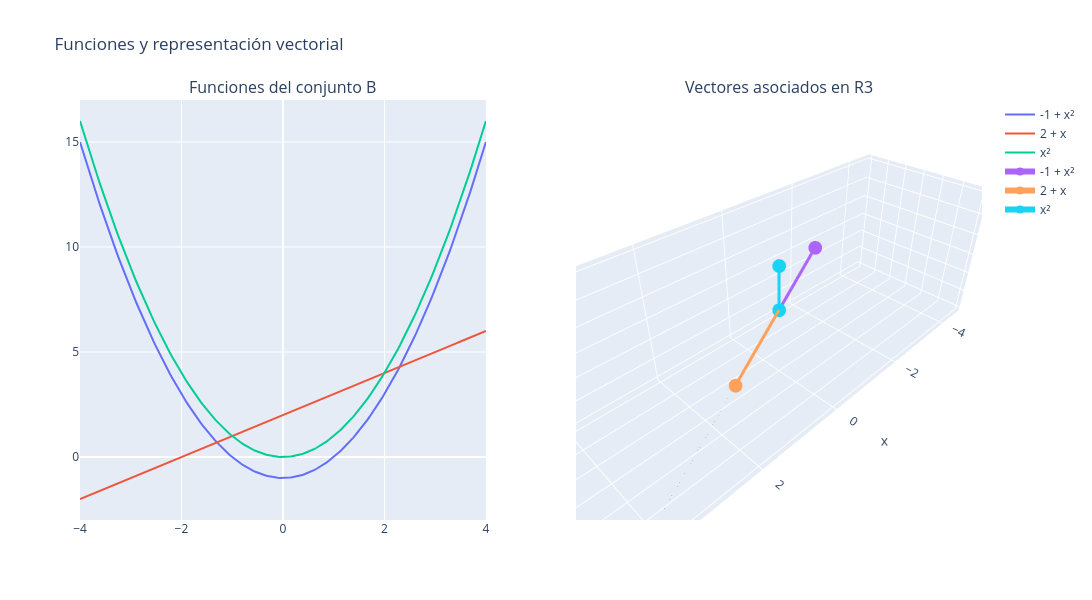

Notebook cell for this chart:
### Markdown cell above
Apliquemos el principio de igualdad de polinomios: 

$$
\begin{align}
-c_{1} + 2c_{2} & = 0 \\  
c_{2}           & = 0 \\  
c_{1} + c_{3}   & = 0 
\end{align}
$$

de donde $c_{1} = c_{2} = c_{3} = 0$. De donde, $B$ es LI.

### Code cell
# dame una representación con plotliy de las funciones del conjunto B # 2. En $\mathbb{P}_{2}$, sea $B = \{-1 + x^{2}, 2+x, x^{2}\}$. ¿Es $B$ LI o LD?.  
# y a la derecha de este gráfico los vectores de R3 asociados a cada función del conjunto B y el plano que contiene a dos de estos vectores.

import numpy as np
import plotly.graph_objects as go
from plotly.subplots import make_subplots

# Dominio
x = np.linspace(-4,4,200)

f1 = -1 + x**2
f2 = 2 + x
f3 = x**2

# Vectores asociados
v1 = np.array([-1,0,1])
v2 = np.array([2,1,0])
v3 = np.array([0,0,1])

# Figura con dos paneles
fig = make_subplots(
    rows=1, cols=2,
    specs=[[{"type":"xy"},{"type":"scene"}]],
    subplot_titles=("Funciones del conjunto B", "Vectores asociados en R3")
)

# --- FUNCIONES ---
fig.add_trace(go.Scatter(x=x,y=f1,mode='lines',name='-1 + x²'),row=1,col=1)
fig.add_trace(go.Scatter(x=x,y=f2,mode='lines',name='2 + x'),row=1,col=1)
fig.add_trace(go.Scatter(x=x,y=f3,mode='lines',name='x²'),row=1,col=1)

# --- VECTORES ---
def vector_trace(v,name):
    return go.Scatter3d(
        x=[0,v[0]],
        y=[0,v[1]],
        z=[0,v[2]],
        mode='lines+markers',
        line=dict(width=6),
        name=name
    )

fig.add_trace(vector_trace(v1,"-1 + x²"),row=1,col=2)
fig.add_trace(vector_trace(v2,"2 + x"),row=1,col=2)
fig.add_trace(vector_trace(v3,"x²"),row=1,col=2)

# --- PLANO generado por v1 y v2 ---
s = np.linspace(-1.5,1.5,10)
t = np.linspace(-1.5,1.5,10)

S,T = np.meshgrid(s,t)

X = v1[0]*S + v2[0]*T
Y = v1[1]*S + v2[1]*T
Z = v1[2]*S + v2[2]*T

fig.add_trace(
    go.Surface(x=X,y=Y,z=Z,opacity=0.5,showscale=False,name="Plano(v1,v2)"),
    row=1,col=2
)

fig.update_layout(
    height=600,
    width=1100,
    title="Funciones y representación vectorial"
)

fig.show()
fig.write_image(r"C:\Users\marco\Downloads\funciones_vectores.png")

### Figure 1 — Plotly figure (JSON) as saved in the notebook; plotly's stock layout.template omitted (floating-point values rounded to 4 significant figures; data arrays with more than 128 entries replaced by an {"elided": "..."} marker saying what was removed)
{"data": [{"mode": "lines", "name": "-1 + x²", "type": "scatter", "x": {"elided": "200 float values"}, "xaxis": "x", "y": {"elided": "200 float values"}, "yaxis": "y"}, {"mode": "lines", "name": "2 + x", "type": "scatter", "x": {"elided": "200 float values"}, "xaxis": "x", "y": {"elided": "200 float values"}, "yaxis": "y"}, {"mode": "lines", "name": "x²", "type": "scatter", "x": {"elided": "200 float values"}, "xaxis": "x", "y": {"elided": "200 float values"}, "yaxis": "y"}, {"line": {"width": 6}, "mode": "lines+markers", "name": "-1 + x²", "scene": "scene", "type": "scatter3d", "x": [0, -1], "y": [0, 0], "z": [0, 1]}, {"line": {"width": 6}, "mode": "lines+markers", "name": "2 + x", "scene": "scene", "type": "scatter3d", "x": [0, 2], "y": [0, 1], "z": [0, 0]}, {"line": {"width": 6}, "mode": "lines+markers", "name": "x²", "scene": "scene", "type": "scatter3d", "x": [0, 0], "y": [0, 0], "z": [0, 1]}, {"name": "Plano(v1,v2)", "opacity": 0.5, "scene": "scene", "showscale": false, "type": "surface", "x": [[-1.5, -1.833, -2.167, -2.5, -2.833, -3.167, -3.5, -3.833, -4.167, -4.5], [-0.8333, -1.167, -1.5, -1.833, -2.167, -2.5, -2.833, -3.167, -3.5, -3.833], [-0.1667, -0.5, -0.8333, -1.167, -1.5, -1.833, -2.167, -2.5, -2.833, -3.167], [0.5, 0.1667, -0.1667, -0.5, -0.8333, -1.167, -1.5, -1.833, -2.167, -2.5], [1.167, 0.8333, 0.5, 0.1667, -0.1667, -0.5, -0.8333, -1.167, -1.5, -1.833], [1.833, 1.5, 1.167, 0.8333, 0.5, 0.1667, -0.1667, -0.5, -0.8333, -1.167], [2.5, 2.167, 1.833, 1.5, 1.167, 0.8333, 0.5, 0.1667, -0.1667, -0.5], [3.167, 2.833, 2.5, 2.167, 1.833, 1.5, 1.167, 0.8333, 0.5, 0.1667], [3.833, 3.5, 3.167, 2.833, 2.5, 2.167, 1.833, 1.5, 1.167, 0.8333], [4.5, 4.167, 3.833, 3.5, 3.167, 2.833, 2.5, 2.167, 1.833, 1.5]], "y": [[-1.5, -1.5, -1.5, -1.5, -1.5, -1.5, -1.5, -1.5, -1.5, -1.5], [-1.167, -1.167, -1.167, -1.167, -1.167, -1.167, -1.167, -1.167, -1.167, -1.167], [-0.8333, -0.8333, -0.8333, -0.8333, -0.8333, -0.8333, -0.8333, -0.8333, -0.8333, -0.8333], [-0.5, -0.5, -0.5, -0.5, -0.5, -0.5, -0.5, -0.5, -0.5, -0.5], [-0.1667, -0.1667, -0.1667, -0.1667, -0.1667, -0.1667, -0.1667, -0.1667, -0.1667, -0.1667], [0.1667, 0.1667, 0.1667, 0.1667, 0.1667, 0.1667, 0.1667, 0.1667, 0.1667, 0.1667], [0.5, 0.5, 0.5, 0.5, 0.5, 0.5, 0.5, 0.5, 0.5, 0.5], [0.8333, 0.8333, 0.8333, 0.8333, 0.8333, 0.8333, 0.8333, 0.8333, 0.8333, 0.8333], [1.167, 1.167, 1.167, 1.167, 1.167, 1.167, 1.167, 1.167, 1.167, 1.167], [1.5, 1.5, 1.5, 1.5, 1.5, 1.5, 1.5, 1.5, 1.5, 1.5]], "z": [[-1.5, -1.167, -0.8333, -0.5, -0.1667, 0.1667, 0.5, 0.8333, 1.167, 1.5], [-1.5, -1.167, -0.8333, -0.5, -0.1667, 0.1667, 0.5, 0.8333, 1.167, 1.5], [-1.5, -1.167, -0.8333, -0.5, -0.1667, 0.1667, 0.5, 0.8333, 1.167, 1.5], [-1.5, -1.167, -0.8333, -0.5, -0.1667, 0.1667, 0.5, 0.8333, 1.167, 1.5], [-1.5, -1.167, -0.8333, -0.5, -0.1667, 0.1667, 0.5, 0.8333, 1.167, 1.5], [-1.5, -1.167, -0.8333, -0.5, -0.1667, 0.1667, 0.5, 0.8333, 1.167, 1.5], [-1.5, -1.167, -0.8333, -0.5, -0.1667, 0.1667, 0.5, 0.8333, 1.167, 1.5], [-1.5, -1.167, -0.8333, -0.5, -0.1667, 0.1667, 0.5, 0.8333, 1.167, 1.5], [-1.5, -1.167, -0.8333, -0.5, -0.1667, 0.1667, 0.5, 0.8333, 1.167, 1.5], [-1.5, -1.167, -0.8333, -0.5, -0.1667, 0.1667, 0.5, 0.8333, 1.167, 1.5]]}], "layout": {"annotations": [{"font": {"size": 16}, "showarrow": false, "text": "Funciones del conjunto B", "x": 0.225, "xanchor": "center", "xref": "paper", "y": 1, "yanchor": "bottom", "yref": "paper"}, {"font": {"size": 16}, "showarrow": false, "text": "Vectores asociados en R3", "x": 0.775, "xanchor": "center", "xref": "paper", "y": 1, "yanchor": "bottom", "yref": "paper"}], "height": 600, "scene": {"domain": {"x": [0.55, 1], "y": [0, 1]}}, "title": {"text": "Funciones y representación vectorial"}, "width": 1100, "xaxis": {"anchor": "y", "domain": [0, 0.45]}, "yaxis": {"anchor": "x", "domain": [0, 1]}}}
